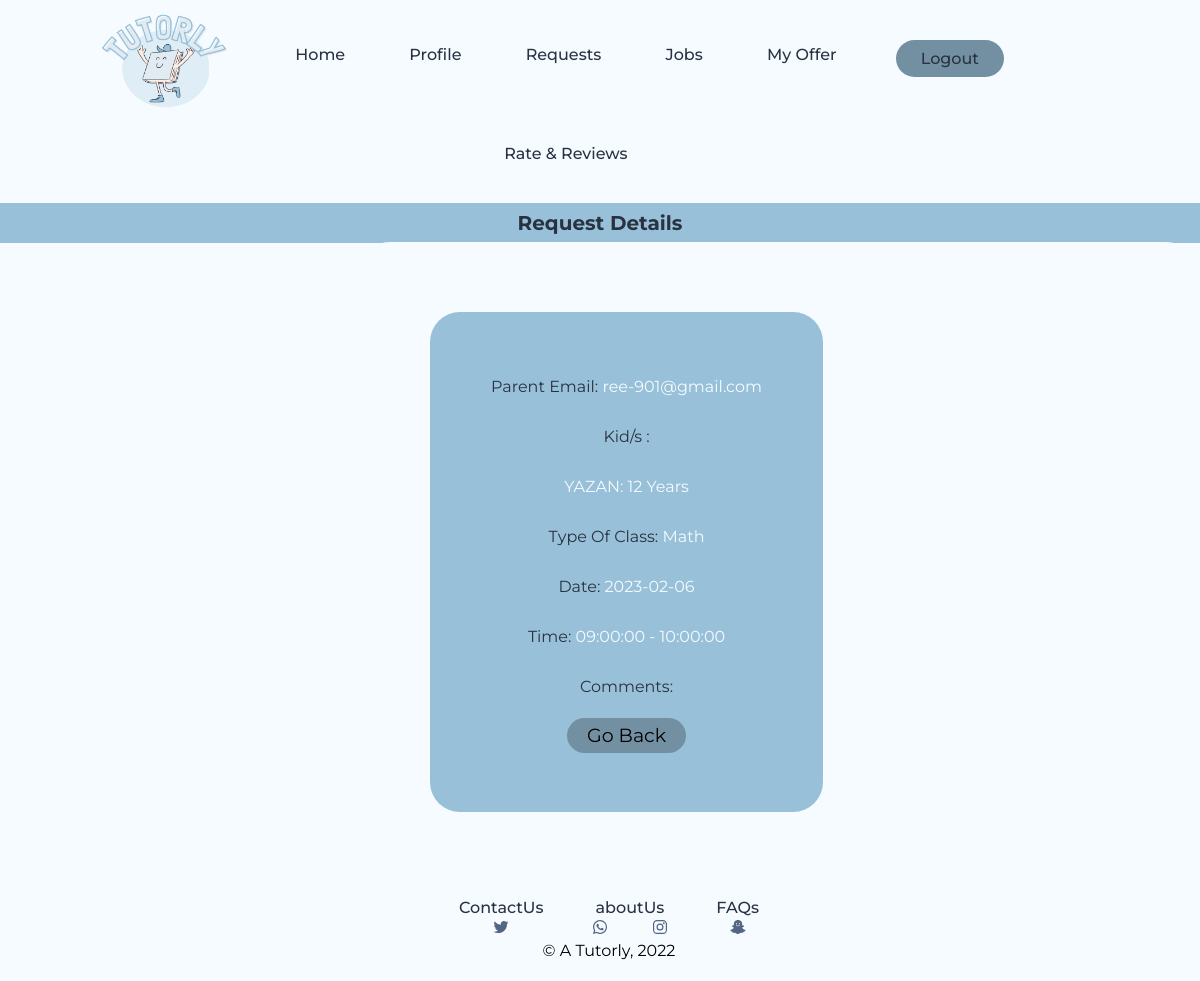
The app's page /php_files/RequestListDetails.php?id=4 with its own data.
### tables this page shows
CREATE TABLE `requests` (
  `TypeOfClass` varchar(100) NOT NULL,
  `ID` int(11) NOT NULL,
  `status` varchar(100) NOT NULL,
  `parentEmail` varchar(255) DEFAULT NULL,
  `startDate` date NOT NULL,
  `startTime` time NOT NULL,
  `endTime` time NOT NULL,
  `comments` text NOT NULL,
  `created_at` datetime NOT NULL DEFAULT current_timestamp() ON UPDATE current_timestamp()
);

CREATE TABLE `kids` (
  `ID` int(11) NOT NULL,
  `kidName` varchar(200) NOT NULL,
  `kidAge` int(11) NOT NULL
);

### php_files/RequestListDetails.php (the view, shortened to what this page needs)
<!DOCTYPE html>
<html>
<head>
    <link rel ="stylesheet" type="text/css" href = "../css_files/common.css">
    <link rel="stylesheet" type="text/css" href="../css_files/RequestOffers.css">
    <link rel="stylesheet" type="text/css" href="../css_files/TutorsOffers.css"></head>
</head>
<body>
      <?php include("tutorHeader.php");?>
 <?php
 include('../php_files/connectDB.php');
if(isset($_GET['id'])){
   $id = mysqli_real_escape_string($connection,$_GET['id']);
    $sql = "SELECT `TypeOfClass`,  `ID`,`parentEmail`,`startDate`,`startTime`, `endTime`, `comments` FROM `requests` WHERE `requests`.`ID` = $id";
    $result = mysqli_query($connection,  $sql);
    $valu = mysqli_num_rows($result);
}
 ?>
<h2 id="offerH2"> Request Details</h2>
<?php
if($valu > 0 ){
$row = mysqli_fetch_row($result);
$TypeOfClass = key($row);
next($row);
$id = key($row);
next($row);
$parentEmail = key($row);
next($row);
$startDate = key($row);
next($row);
$startTime = key($row);
next($row);
$endTime = key($row);
next($row);
$comments = key($row);
next($row);
$kids = "SELECT `kidName`,`kidAge` FROM `kids` WHERE `kids`.`ID` = $row[$id]";
$result2 = mysqli_query($connection, $kids);
?>
<div class="holder"style="background-color: #F5FBFF;margin:4px;margin-left:30%;">
<p class="req1" style=" height:auto; width:50%; margin-right:8px;">
   <label class="nameLabel">Parent Email: </label>
   <label class="Name"><?php echo(($row[$parentEmail]))?></label><br>
<label class="nameLabel">Kid/s : </label><br>
<label class="Name"><?php
while($kidrow = mysqli_fetch_row($result2)){
    $kname = key($kidrow);
    next($kidrow);
    $kAge = key($kidrow);
    next($kidrow);
     echo $kidrow[$kname].": ".$kidrow[$kAge]." Years<br>";
}
?></label>
<label class="nameLabel">Type Of Class: </label>
<label class="Name"><?php echo(($row[$TypeOfClass]))?></label>
<br>
<label class="nameLabel">Date: </label>
<label class="Name"><?php echo(($row[$startDate]))?></label>
<br>
<label class="nameLabel">Time: </label>
<label class="Name"><?php echo(($row[$startTime]))?> - <?php echo(($row[$endTime])); ?></label><br>
<label class="nameLabel">Comments: </label>
<label class="Name"><?php echo(($row[$comments]))?> </label><br>
<input type="submit" class="goBack" onclick="location.href ='../php_files/RequestList.php';" value="Go Back"/>
</p>
</div>
<?php
}
?>
<?php include("../php_files/footer.php");?>
</body>
</html>

### css_files/common.css (style rules this page uses)
* { box-sizing: border-box; margin: 0; padding : 0; background-color: #F5FBFF; font-family: "Montserrat", sans-serif; }
h2 { height: 40px; background-color:#98C1D9; color: #293241; text-align: center; padding: 8px; font-weight: bold; font-size: 20px; margin: -5px; }
html, body { height:100%; width: 100%; margin: 0; display: table; }
input[type=submit] { font-size: 19px; border-radius: 20px; border: hidden; transition: all 0.3s ease 0s; background-color:#7290a2 ; cursor: pointer; padding: 6px 20px; left:18%; }
.holder { padding: 25px ; margin-top: 30px; line-height: 30px; text-align: center; background-color:#98C1D9; border-radius: 30px; margin: 2% 25%; }

### css_files/RequestOffers.css (style rules this page uses)
Body { background-color: #F5FBFF ; }
h2, div { font-family: "Montserrat", sans-serif; }
h2 { height: 40px; background-color:#98C1D9; color: #293241; text-align: center; padding: 8px; font-weight: bold; font-size: 20px; margin: -5px; }
.holder { display:flex; margin: 4%; margin-left: 22%; }
.req1, .req2 { background-color:#98C1D9; width: 320px; position: relative; height: 430px; border-radius: 30px; padding: 50px ; line-height: 50px; text-align: center; margin: 45px; }
.nameLabel, .ageLabel, .dayLabel .classLabel, .timeLabel { color:#293241; background-color: #98C1D9; }
.Name, .Age, .Type, .duration , .textarea , .textO, .Day, .Time { background-color:#98C1D9; color: #F5FBFF; font-size: 15px; }

### css_files/TutorsOffers.css (style rules this page uses)
Body { background-color: #F5FBFF ; }
h2, div { font-family: "Montserrat", sans-serif; }
.nameLabel, .ratingLabel, .priceLabel,.DateLabel,.TimeLabel { color:#293241; background-color: #98C1D9; }
.Name, .Rate, .Price,.Date,.Time { background-color:#98C1D9; color: #F5FBFF; font-size: 16px; }

### php_files/RequestListDetails.php (style rules this page uses)
html, body { height: 100%; width: 100%; margin: 0; display: inline-block; }

### records on screen
requests: parentEmail "ree-901@gmail.com", TypeOfClass "Math", startDate "2023-02-06", startTime "09:00:00", endTime "10:00:00"
kids: kidName "YAZAN", kidAge "12"
